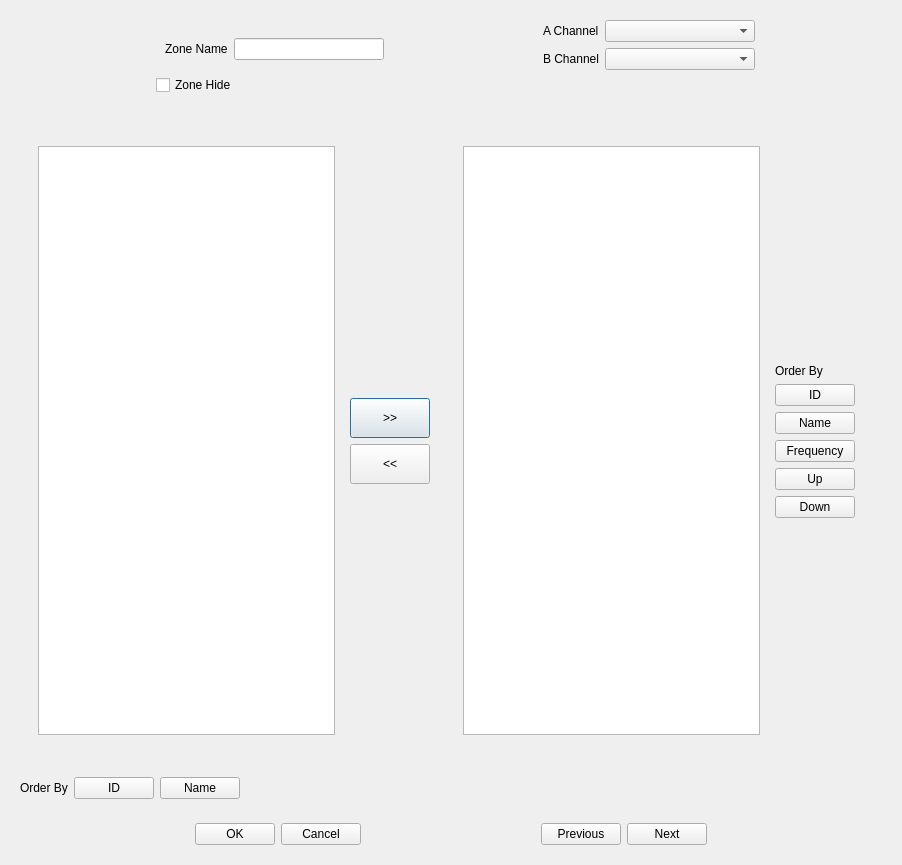
<?xml version="1.0" encoding="UTF-8"?>
<ui version="4.0">
 <class>ZoneEditDialog</class>
 <widget class="QDialog" name="ZoneEditDialog">
  <property name="geometry">
   <rect>
    <x>0</x>
    <y>0</y>
    <width>902</width>
    <height>865</height>
   </rect>
  </property>
  <property name="windowTitle">
   <string>Dialog</string>
  </property>
  <layout class="QVBoxLayout" name="verticalLayout">
   <item>
    <widget class="QWidget" name="widget" native="true">
     <layout class="QHBoxLayout" name="horizontalLayout">
      <item>
       <spacer name="horizontalSpacer">
        <property name="orientation">
         <enum>Qt::Orientation::Horizontal</enum>
        </property>
        <property name="sizeHint" stdset="0">
         <size>
          <width>40</width>
          <height>20</height>
         </size>
        </property>
       </spacer>
      </item>
      <item>
       <widget class="QWidget" name="widget_10" native="true">
        <layout class="QVBoxLayout" name="verticalLayout_2">
         <item>
          <widget class="QWidget" name="widget_11" native="true">
           <layout class="QHBoxLayout" name="horizontalLayout_8">
            <item>
             <widget class="QLabel" name="label">
              <property name="text">
               <string>Zone Name</string>
              </property>
             </widget>
            </item>
            <item>
             <widget class="QLineEdit" name="nameTxt">
              <property name="minimumSize">
               <size>
                <width>150</width>
                <height>0</height>
               </size>
              </property>
             </widget>
            </item>
           </layout>
          </widget>
         </item>
         <item>
          <widget class="QCheckBox" name="zoneHideChbx">
           <property name="text">
            <string>Zone Hide</string>
           </property>
          </widget>
         </item>
        </layout>
       </widget>
      </item>
      <item>
       <spacer name="horizontalSpacer_2">
        <property name="orientation">
         <enum>Qt::Orientation::Horizontal</enum>
        </property>
        <property name="sizeHint" stdset="0">
         <size>
          <width>40</width>
          <height>20</height>
         </size>
        </property>
       </spacer>
      </item>
      <item>
       <layout class="QFormLayout" name="formLayout">
        <property name="leftMargin">
         <number>9</number>
        </property>
        <item row="0" column="1">
         <widget class="QComboBox" name="aChannelCmbx"/>
        </item>
        <item row="1" column="1">
         <widget class="QComboBox" name="bChannelCmbx">
          <property name="minimumSize">
           <size>
            <width>150</width>
            <height>0</height>
           </size>
          </property>
         </widget>
        </item>
        <item row="0" column="0">
         <widget class="QLabel" name="label_4">
          <property name="text">
           <string>A Channel</string>
          </property>
         </widget>
        </item>
        <item row="1" column="0">
         <widget class="QLabel" name="label_5">
          <property name="text">
           <string>B Channel</string>
          </property>
         </widget>
        </item>
       </layout>
      </item>
      <item>
       <spacer name="horizontalSpacer_7">
        <property name="orientation">
         <enum>Qt::Orientation::Horizontal</enum>
        </property>
        <property name="sizeHint" stdset="0">
         <size>
          <width>40</width>
          <height>20</height>
         </size>
        </property>
       </spacer>
      </item>
     </layout>
    </widget>
   </item>
   <item>
    <widget class="QWidget" name="widget_2" native="true">
     <layout class="QHBoxLayout" name="horizontalLayout_2">
      <item>
       <widget class="QWidget" name="widget_3" native="true">
        <layout class="QHBoxLayout" name="horizontalLayout_3">
         <item>
          <widget class="QWidget" name="widget_5" native="true">
           <layout class="QHBoxLayout" name="horizontalLayout_4">
            <item>
             <widget class="QTableView" name="availableChannelTableView">
              <property name="editTriggers">
               <set>QAbstractItemView::EditTrigger::NoEditTriggers</set>
              </property>
              <property name="selectionMode">
               <enum>QAbstractItemView::SelectionMode::SingleSelection</enum>
              </property>
              <property name="selectionBehavior">
               <enum>QAbstractItemView::SelectionBehavior::SelectRows</enum>
              </property>
             </widget>
            </item>
            <item>
             <widget class="QWidget" name="widget_8" native="true">
              <layout class="QVBoxLayout" name="verticalLayout_3">
               <item>
                <spacer name="verticalSpacer">
                 <property name="orientation">
                  <enum>Qt::Orientation::Vertical</enum>
                 </property>
                 <property name="sizeHint" stdset="0">
                  <size>
                   <width>20</width>
                   <height>40</height>
                  </size>
                 </property>
                </spacer>
               </item>
               <item>
                <widget class="QPushButton" name="pushChannelBtn">
                 <property name="minimumSize">
                  <size>
                   <width>0</width>
                   <height>40</height>
                  </size>
                 </property>
                 <property name="baseSize">
                  <size>
                   <width>0</width>
                   <height>0</height>
                  </size>
                 </property>
                 <property name="text">
                  <string>&gt;&gt;</string>
                 </property>
                </widget>
               </item>
               <item>
                <widget class="QPushButton" name="popChannelBtn">
                 <property name="minimumSize">
                  <size>
                   <width>0</width>
                   <height>40</height>
                  </size>
                 </property>
                 <property name="text">
                  <string>&lt;&lt;</string>
                 </property>
                </widget>
               </item>
               <item>
                <spacer name="verticalSpacer_2">
                 <property name="orientation">
                  <enum>Qt::Orientation::Vertical</enum>
                 </property>
                 <property name="sizeHint" stdset="0">
                  <size>
                   <width>20</width>
                   <height>40</height>
                  </size>
                 </property>
                </spacer>
               </item>
              </layout>
             </widget>
            </item>
           </layout>
          </widget>
         </item>
         <item>
          <widget class="QWidget" name="widget_6" native="true">
           <layout class="QHBoxLayout" name="horizontalLayout_5">
            <item>
             <widget class="QTableView" name="memberTableView">
              <property name="editTriggers">
               <set>QAbstractItemView::EditTrigger::NoEditTriggers</set>
              </property>
              <property name="selectionMode">
               <enum>QAbstractItemView::SelectionMode::SingleSelection</enum>
              </property>
              <property name="selectionBehavior">
               <enum>QAbstractItemView::SelectionBehavior::SelectRows</enum>
              </property>
             </widget>
            </item>
            <item>
             <widget class="QWidget" name="widget_9" native="true">
              <layout class="QVBoxLayout" name="verticalLayout_4">
               <item>
                <spacer name="verticalSpacer_4">
                 <property name="orientation">
                  <enum>Qt::Orientation::Vertical</enum>
                 </property>
                 <property name="sizeHint" stdset="0">
                  <size>
                   <width>20</width>
                   <height>40</height>
                  </size>
                 </property>
                </spacer>
               </item>
               <item>
                <widget class="QLabel" name="label_2">
                 <property name="text">
                  <string>Order By</string>
                 </property>
                </widget>
               </item>
               <item>
                <widget class="QPushButton" name="orderIdBtn">
                 <property name="text">
                  <string>ID</string>
                 </property>
                </widget>
               </item>
               <item>
                <widget class="QPushButton" name="orderNameBtn">
                 <property name="text">
                  <string>Name</string>
                 </property>
                </widget>
               </item>
               <item>
                <widget class="QPushButton" name="orderFrequencyBtn">
                 <property name="text">
                  <string>Frequency</string>
                 </property>
                </widget>
               </item>
               <item>
                <widget class="QPushButton" name="orderUpBtn">
                 <property name="text">
                  <string>Up</string>
                 </property>
                </widget>
               </item>
               <item>
                <widget class="QPushButton" name="orderDownBtn">
                 <property name="text">
                  <string>Down</string>
                 </property>
                </widget>
               </item>
               <item>
                <spacer name="verticalSpacer_3">
                 <property name="orientation">
                  <enum>Qt::Orientation::Vertical</enum>
                 </property>
                 <property name="sizeHint" stdset="0">
                  <size>
                   <width>20</width>
                   <height>40</height>
                  </size>
                 </property>
                </spacer>
               </item>
              </layout>
             </widget>
            </item>
           </layout>
          </widget>
         </item>
        </layout>
       </widget>
      </item>
     </layout>
    </widget>
   </item>
   <item>
    <widget class="QWidget" name="widget_7" native="true">
     <layout class="QHBoxLayout" name="horizontalLayout_6">
      <item>
       <widget class="QLabel" name="label_3">
        <property name="text">
         <string>Order By</string>
        </property>
       </widget>
      </item>
      <item>
       <widget class="QPushButton" name="orderAvailableIdBtn">
        <property name="text">
         <string>ID</string>
        </property>
       </widget>
      </item>
      <item>
       <widget class="QPushButton" name="orderAvailableNameBtn">
        <property name="text">
         <string>Name</string>
        </property>
       </widget>
      </item>
      <item>
       <spacer name="horizontalSpacer_3">
        <property name="orientation">
         <enum>Qt::Orientation::Horizontal</enum>
        </property>
        <property name="sizeHint" stdset="0">
         <size>
          <width>40</width>
          <height>20</height>
         </size>
        </property>
       </spacer>
      </item>
     </layout>
    </widget>
   </item>
   <item>
    <widget class="QWidget" name="widget_4" native="true">
     <layout class="QHBoxLayout" name="horizontalLayout_7">
      <item>
       <spacer name="horizontalSpacer_4">
        <property name="orientation">
         <enum>Qt::Orientation::Horizontal</enum>
        </property>
        <property name="sizeHint" stdset="0">
         <size>
          <width>40</width>
          <height>20</height>
         </size>
        </property>
       </spacer>
      </item>
      <item>
       <widget class="QPushButton" name="okBtn">
        <property name="text">
         <string>OK</string>
        </property>
       </widget>
      </item>
      <item>
       <widget class="QPushButton" name="cancelBtn">
        <property name="text">
         <string>Cancel</string>
        </property>
       </widget>
      </item>
      <item>
       <spacer name="horizontalSpacer_5">
        <property name="orientation">
         <enum>Qt::Orientation::Horizontal</enum>
        </property>
        <property name="sizeHint" stdset="0">
         <size>
          <width>40</width>
          <height>20</height>
         </size>
        </property>
       </spacer>
      </item>
      <item>
       <widget class="QPushButton" name="prevBtn">
        <property name="text">
         <string>Previous</string>
        </property>
       </widget>
      </item>
      <item>
       <widget class="QPushButton" name="nextBtn">
        <property name="text">
         <string>Next</string>
        </property>
       </widget>
      </item>
      <item>
       <spacer name="horizontalSpacer_6">
        <property name="orientation">
         <enum>Qt::Orientation::Horizontal</enum>
        </property>
        <property name="sizeHint" stdset="0">
         <size>
          <width>40</width>
          <height>20</height>
         </size>
        </property>
       </spacer>
      </item>
     </layout>
    </widget>
   </item>
  </layout>
 </widget>
 <resources/>
 <connections/>
</ui>
